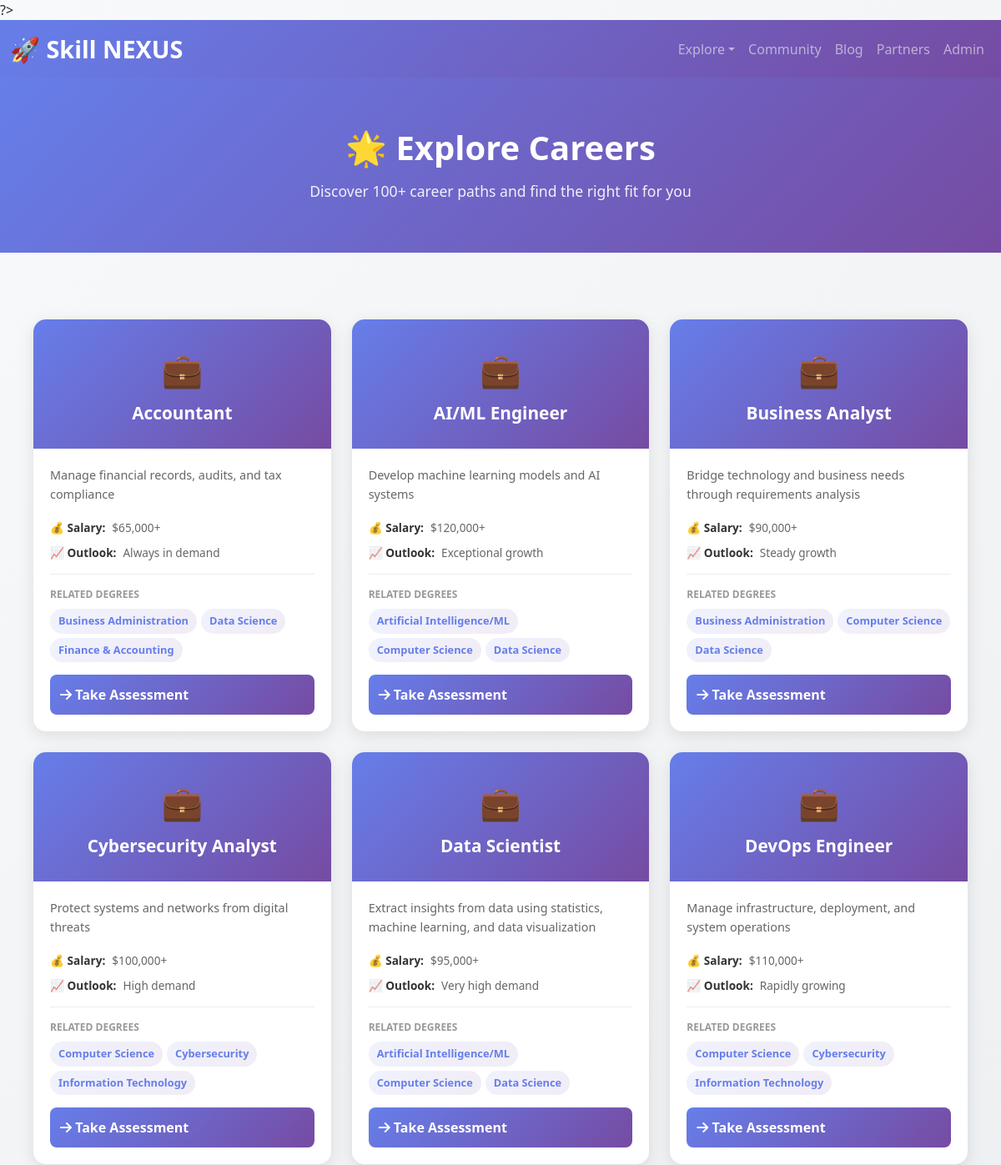
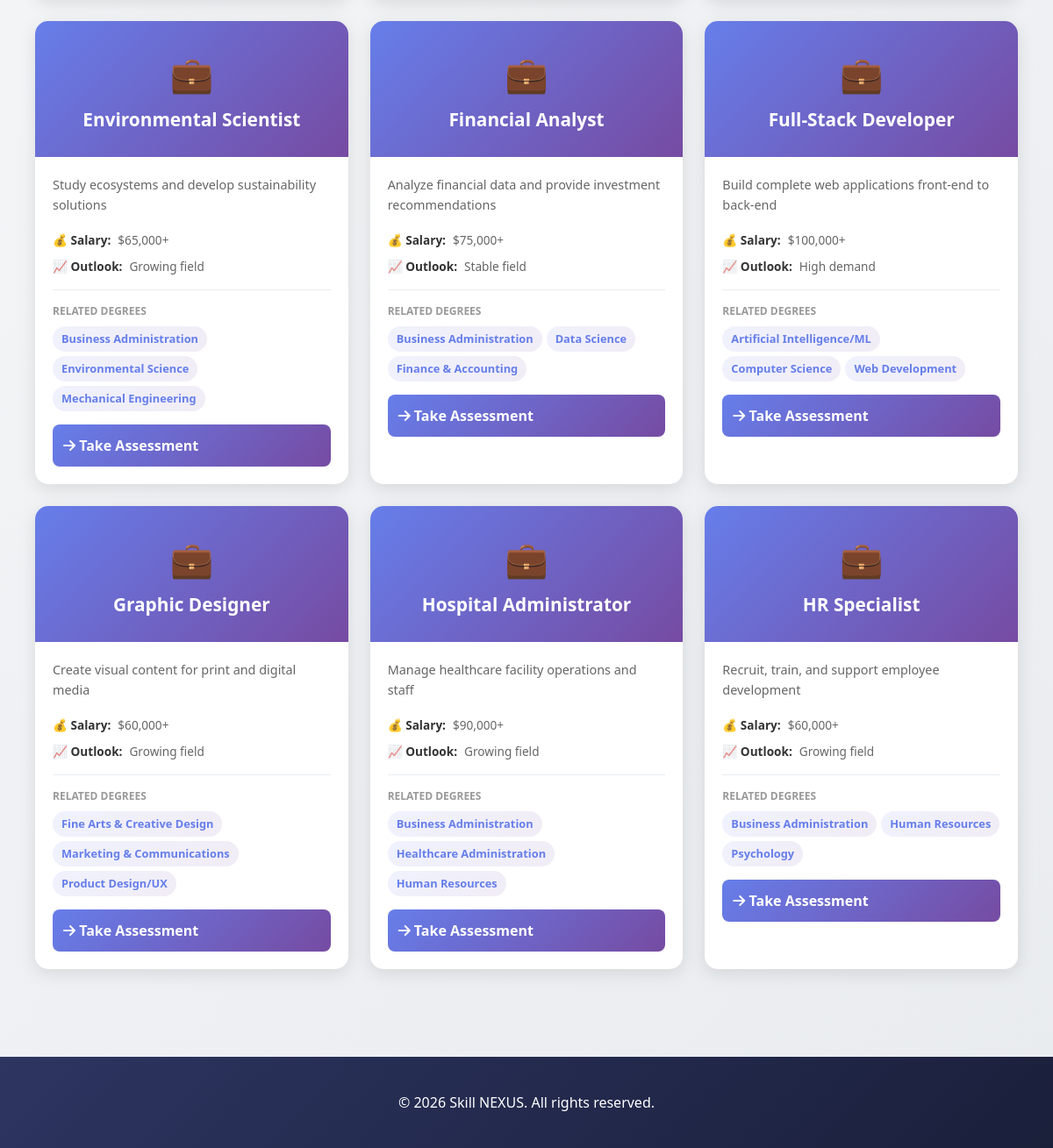
Screenshot of /results/careers.php with the database file from the repository (2 pictures, top to bottom).
### tables this page shows
CREATE TABLE `careers` (
  `id` INT UNSIGNED NOT NULL AUTO_INCREMENT,
  `name` VARCHAR(255) NOT NULL,
  `description` TEXT,
  `average_salary` VARCHAR(100),
  `job_outlook` TEXT,
  `icon` VARCHAR(255),
  `color_code` VARCHAR(7),
  `is_active` BOOLEAN DEFAULT TRUE,
  `created_at` TIMESTAMP NOT NULL DEFAULT CURRENT_TIMESTAMP,
  `updated_at` TIMESTAMP NOT NULL DEFAULT CURRENT_TIMESTAMP ON UPDATE CURRENT_TIMESTAMP,
  PRIMARY KEY (`id`)
);

CREATE TABLE `degrees` (
  `id` INT UNSIGNED NOT NULL AUTO_INCREMENT,
  `name` VARCHAR(255) NOT NULL,
  `description` TEXT,
  `duration` VARCHAR(100),
  `icon` VARCHAR(255),
  `color_code` VARCHAR(7),
  `is_active` BOOLEAN DEFAULT TRUE,
  `created_at` TIMESTAMP NOT NULL DEFAULT CURRENT_TIMESTAMP,
  `updated_at` TIMESTAMP NOT NULL DEFAULT CURRENT_TIMESTAMP ON UPDATE CURRENT_TIMESTAMP,
  PRIMARY KEY (`id`)
);

### results/careers.php (the view, shortened to what this page needs)
<?php
include __DIR__ . '/../config.php';
$page = $_GET['page'] ?? 1;
$limit = 12;
$offset = ($page - 1) * $limit;
$careers = getAllCareers($pdo, $limit, $offset);
?>
<!DOCTYPE html>
<html lang="en">
<head>
    <link href="https://cdn.jsdelivr.net/npm/bootstrap@5.3.2/dist/css/bootstrap.min.css" rel="stylesheet">
    <link rel="stylesheet" href="https://cdnjs.cloudflare.com/ajax/libs/font-awesome/6.4.0/css/all.min.css">
</head>
<body>
    <?php renderNav(); ?>
    <div class="header-section">
        <h1>🌟 Explore Careers</h1>
        <p>Discover 100+ career paths and find the right fit for you</p>
    </div>
    <?php if (!empty($careers)): ?>
        <div class="career-grid">
            <?php foreach ($careers as $career):
                $degrees = getCareerDegrees($pdo, $career['id']);
                ?>
                <div class="career-card">
                    <div class="career-header">
                        <div class="career-icon"><?= e($career['icon'] ?? '💼') ?></div>
                        <h3 class="career-title"><?= e($career['name']) ?></h3>
                    </div>
                    <div class="career-body">
                        <p class="career-description">
                            <?= e(substr($career['description'] ?? '', 0, 100)) ?>
                        </p>
                        <div class="career-meta">
                            <?php if ($career['average_salary']): ?>
                                <div class="meta-item">
                                    <strong>💰 Salary:</strong> <?= e($career['average_salary']) ?>
                                </div>
                            <?php endif; ?>
                            <?php if ($career['job_outlook']): ?>
                                <div class="meta-item">
                                    <strong>📈 Outlook:</strong> <?= e($career['job_outlook']) ?>
                                </div>
                            <?php endif; ?>
                        </div>
                        <?php if (!empty($degrees)): ?>
                            <div class="degrees-preview">
                                <div class="degrees-label">Related Degrees</div>
                                <div class="degree-pills">
                                    <?php foreach ($degrees as $degree): ?>
                                        <span class="degree-pill"><?= e($degree['name']) ?></span>
                                    <?php endforeach; ?>
                                </div>
                            </div>
                        <?php endif; ?>
                        <a href="<?= BASE_URL ?>/career/test.php" class="btn-explore">
                            <i class="fas fa-arrow-right"></i> Take Assessment
                        </a>
                    </div>
                </div>
            <?php endforeach; ?>
        </div>
    <?php endif; ?>
    <footer
        style="background: linear-gradient(135deg, #2d3561 0%, #1a1f3a 100%); color: white; padding: 40px 20px; text-align: center; margin-top: 60px;">
        <p style="margin: 0;">&copy; 2026 Skill NEXUS. All rights reserved.</p>
    </footer>
</body>
</html>

### config.php (shortened to what this page needs)
<?php
function e(string $value): string
{
    return htmlspecialchars($value, ENT_QUOTES, 'UTF-8');
}
function renderNav(): void
{
    ?>
    <nav class="navbar navbar-expand-lg navbar-dark" style="background: linear-gradient(135deg, #667eea 0%, #764ba2 100%);">
        <div class="container-fluid">
            <a class="navbar-brand fw-bold" href="<?= BASE_URL ?>/index.php" style="font-size: 1.8rem;">🚀 Skill NEXUS</a>
            <div class="collapse navbar-collapse" id="navbarNav">
                <ul class="navbar-nav ms-auto">
                    <li class="nav-item dropdown">
                        <a class="nav-link dropdown-toggle" href="#" role="button" data-bs-toggle="dropdown">Explore</a>
                    </li>
                    <li class="nav-item"><a class="nav-link" href="<?= BASE_URL ?>/community.php">Community</a></li>
                    <li class="nav-item"><a class="nav-link" href="<?= BASE_URL ?>/partners%20&%20blog/blog.php">Blog</a>
                    </li>
                    <li class="nav-item"><a class="nav-link"
                            href="<?= BASE_URL ?>/partners%20&%20blog/partners.php">Partners</a></li>
                    <li class="nav-item"><a class="nav-link" href="<?= BASE_URL ?>/admin/login.php"
                            class="btn btn-light btn-sm ms-2">Admin</a></li>
                </ul>
            </div>
        </div>
    </nav>
    <?php
}
function getAllCareers($pdo, $limit = null, $offset = 0)
{
    $sql = "SELECT * FROM careers ORDER BY name ASC";
    if ($limit) {
        $sql .= " LIMIT :limit OFFSET :offset";
    }
    $stmt = $pdo->prepare($sql);
    if ($limit) {
        $stmt->bindParam(':limit', $limit, PDO::PARAM_INT);
        $stmt->bindParam(':offset', $offset, PDO::PARAM_INT);
    }
    $stmt->execute();
    return $stmt->fetchAll();
}
function getCareerDegrees($pdo, $career_id)
{
    $stmt = $pdo->prepare("
        SELECT d.*
        FROM degrees d
        JOIN career_degrees cd ON d.id = cd.degree_id
        WHERE cd.career_id = :career_id
          AND d.is_active = 1
        ORDER BY d.name ASC
    ");
    $stmt->execute([':career_id' => $career_id]);
    $result = $stmt->fetchAll(PDO::FETCH_ASSOC);
    return $result ?: [];
}

### results/careers.php (style rules this page uses)
* { margin: 0; padding: 0; box-sizing: border-box; }
body { font-family: 'Segoe UI'; background: linear-gradient(135deg, #f8f9fa 0%, #e9ecef 100%); min-height: 100vh; }
.career-grid { display: grid; grid-template-columns: repeat(auto-fill, minmax(300px, 1fr)); gap: 25px; padding: 40px; margin: 0 auto; max-width: 1400px; }
.career-card { background: white; border-radius: 15px; overflow: hidden; box-shadow: 0 5px 20px rgba(0, 0, 0, 0.1); transition: all 0.3s ease; animation: fadeInUp 0.6s ease-out; }
.career-header { background: linear-gradient(135deg, #667eea, #764ba2); color: white; padding: 30px 20px; text-align: center; }
.career-icon { font-size: 2.5rem; margin-bottom: 10px; }
.career-title { font-size: 1.3rem; font-weight: 700; margin: 0; }
.career-body { padding: 20px; }
.career-description { color: #666; font-size: 0.9rem; line-height: 1.6; margin-bottom: 15px; min-height: 50px; }
.career-meta { display: grid; gap: 10px; margin-bottom: 15px; padding-bottom: 15px; border-bottom: 1px solid #e9ecef; }
.meta-item { display: flex; align-items: center; gap: 8px; font-size: 0.85rem; color: #666; }
.meta-item strong { color: #333; }
.degrees-preview { margin-bottom: 15px; }
.degrees-label { font-size: 0.75rem; color: #999; font-weight: 600; text-transform: uppercase; margin-bottom: 8px; }
.degree-pills { display: flex; flex-wrap: wrap; gap: 5px; }
.degree-pill { background: linear-gradient(135deg, rgba(102, 126, 234, 0.1), rgba(118, 75, 162, 0.1)); color: #667eea; padding: 5px 10px; border-radius: 15px; font-size: 0.8rem; font-weight: 600; }
.btn-explore { width: 100%; background: linear-gradient(135deg, #667eea, #764ba2); color: white; border: none; padding: 12px; border-radius: 8px; font-weight: 600; cursor: pointer; transition: all 0.3s; text-decoration: none; display: block; }
.header-section { background: linear-gradient(135deg, #667eea 0%, #764ba2 100%); color: white; padding: 60px 20px; text-align: center; margin-bottom: 40px; }
.header-section h1 { font-size: 2.5rem; font-weight: 800; margin-bottom: 15px; }
.header-section p { font-size: 1.1rem; opacity: 0.9; margin: 0; }

### rows the page displays
careers: icon "💼", name "Accountant", description "Manage financial records, audits, and tax compliance", average_salary "$65,000+", job_outlook "Always in demand"
degrees: name "Business Administration"
degrees: name "Data Science"
degrees: name "Finance & Accounting"
careers: icon "💼", name "AI/ML Engineer", description "Develop machine learning models and AI systems", average_salary "$120,000+", job_outlook "Exceptional growth"
degrees: name "Artificial Intelligence/ML"
degrees: name "Computer Science"
careers: icon "💼", name "Business Analyst", description "Bridge technology and business needs through requirements analysis", average_salary "$90,000+", job_outlook "Steady growth"
careers: icon "💼", name "Cybersecurity Analyst", description "Protect systems and networks from digital threats", average_salary "$100,000+", job_outlook "High demand"
degrees: name "Cybersecurity"
degrees: name "Information Technology"
careers: icon "💼", name "Data Scientist", description "Extract insights from data using statistics, machine learning, and data visualization", average_salary "$95,000+", job_outlook "Very high demand"
careers: icon "💼", name "DevOps Engineer", description "Manage infrastructure, deployment, and system operations", average_salary "$110,000+", job_outlook "Rapidly growing"
careers: icon "💼", name "Environmental Scientist", description "Study ecosystems and develop sustainability solutions", average_salary "$65,000+", job_outlook "Growing field"
degrees: name "Environmental Science"
degrees: name "Mechanical Engineering"
careers: icon "💼", name "Financial Analyst", description "Analyze financial data and provide investment recommendations", average_salary "$75,000+", job_outlook "Stable field"
careers: icon "💼", name "Full-Stack Developer", description "Build complete web applications front-end to back-end", average_salary "$100,000+", job_outlook "High demand"
degrees: name "Web Development"
careers: icon "💼", name "Graphic Designer", description "Create visual content for print and digital media", average_salary "$60,000+", job_outlook "Growing field"
degrees: name "Fine Arts & Creative Design"
degrees: name "Marketing & Communications"
degrees: name "Product Design/UX"
careers: icon "💼", name "Hospital Administrator", description "Manage healthcare facility operations and staff", average_salary "$90,000+", job_outlook "Growing field"
degrees: name "Healthcare Administration"
degrees: name "Human Resources"
careers: icon "💼", name "HR Specialist", description "Recruit, train, and support employee development", average_salary "$60,000+", job_outlook "Growing field"
degrees: name "Psychology"
